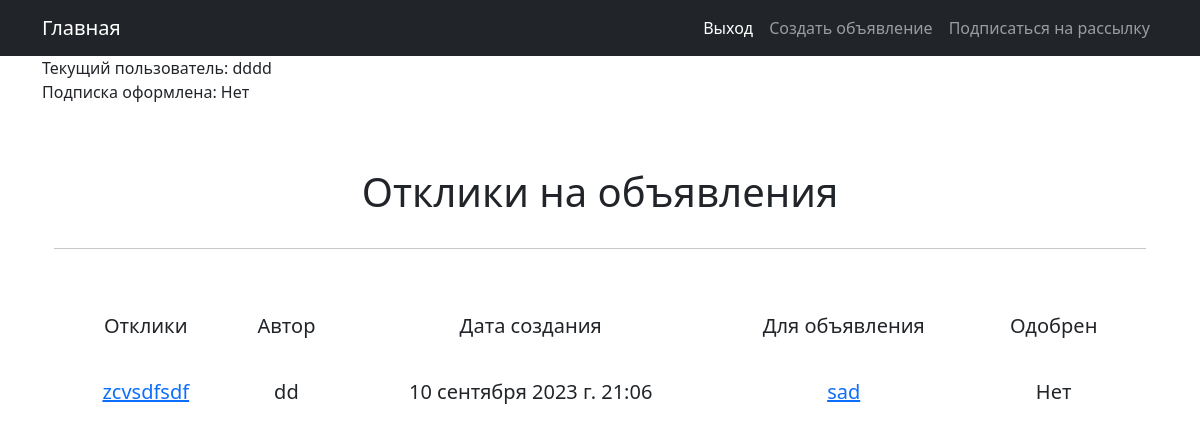
Screenshot of /private/ (signed in) with the database file from the repository.
### desk/models.py (models this page shows, shortened)
class Author(models.Model):
    name = models.OneToOneField(
        User,
        on_delete=models.CASCADE,
        verbose_name='Автор'
    )
    is_subscriber = models.BooleanField(
        verbose_name='Подписчик',
        default=False
    )
    class Meta:
        verbose_name = 'Автор'
        verbose_name_plural = 'Авторы'
    def __str__(self):
        return f'{self.name.username}'

class Reply(models.Model):
    author = models.ForeignKey(
        'Author',
        on_delete=models.CASCADE,
        verbose_name='Автор'
    )
    post = models.ForeignKey(
        'Post',
        on_delete=models.CASCADE,
        verbose_name='Объявление'
    )
    content = models.TextField(verbose_name='Отклик')
    created = models.DateTimeField(auto_now_add=True)
    approved = models.BooleanField(default=False)
    class Meta:
        verbose_name = 'Отклик'
        verbose_name_plural = 'Отклики'

class Post(models.Model):
    author = models.ForeignKey(
        'Author',
        on_delete=models.CASCADE,
        verbose_name='Автор'
    )
    title = models.CharField(
        max_length=128,
        verbose_name='Заголовок'
    )
    content = models.TextField(
        verbose_name='Объявление'
    )
    category = models.ForeignKey(
        'Category',
        on_delete=models.PROTECT,
        verbose_name='Категория'
    )
    created = models.DateTimeField(auto_now_add=True)
    image = models.ImageField(null=True, blank=True)
    video = models.FileField(upload_to='video/', null=True, blank=True)
    class Meta:
        verbose_name = 'Объявление'
        verbose_name_plural = 'Объявления'
    def __str__(self):
        return f'{self.title}'

### desk/views.py (the view)
# urls.py: path('private/', PrivateOfficeView.as_view(), name='private_office'),
class PrivateOfficeView(LoginRequiredMixin, ListView):
    model = Reply
    template_name = 'desk/private_office.html'
    context_object_name = 'replies'
    def get_queryset(self):
        author, status = Author.objects.get_or_create(name=self.request.user)
        queryset = Reply.objects.filter(post__author=author).order_by('-created')
        return queryset
    def get_context_data(self, *, object_list=None, **kwargs):
        context = super().get_context_data()
        context['current_user'] = Author.objects.get(name=self.request.user)
        return context

### desk/templates/desk/private_office.html (shortened to what this page needs)
{% extends 'desk/base.html' %}
{% load cache %}
{% block nav %}
    <nav class="navbar navbar-expand-lg navbar-dark bg-dark">
        <div class="container">
            <a class="navbar-brand" href="{% url 'desk:index' %}">Главная</a>
            <div class="collapse navbar-collapse" id="navbarSupportedContent">
                <ul class="navbar-nav ms-auto mb-2 mb-lg-0">
                    {% if user.is_authenticated %}
                    <a class="nav-link active" href="{% url 'desk:logout' %}">Выход</a>
                    <li class="nav-item"><a class="nav-link" aria-current="page" href="{% url 'desk:post_create'%}">Создать объявление</a></li>
                    {% endif %}
                    {% if not current_user.is_subscriber %}
                    <li class="nav-item"><a class="nav-link" href="{% url 'desk:subscribe' %}">Подписаться на рассылку</a></li>
                    {% else%}
                    <li class="nav-item"><a class="nav-link" href="{% url 'desk:unsubscribe' %}">Отписаться от рассылки</a></li>
                    {% endif %}
                </ul>
            </div>
        </div>
    </nav>
    <div class="container">Текущий пользователь: {{user.username}}</div>
    <div class="container">Подписка оформлена: {{current_user.is_subscriber|yesno:"Да, Нет, -"}}</div>
{% endblock nav %}
{% block content %}
    <div class="container text-center mt-5">
        <h1 class="p-sm-3">Отклики на объявления</h1>
        <hr>
        <div class="container text-center mt-5">
        <table class="container">
            <tr>
                <td><h5 class="p-sm-3">Отклики</h5></td>
                <td><h5 class="p-sm-3">Автор</h5></td>
                <td><h5 class="p-sm-3">Дата создания</h5></td>
                <td><h5 class="p-sm-3">Для объявления</h5></td>
                <td><h5 class="p-sm-3">Одобрен</h5></td>
            </tr>
            {% for item in replies %}
            <tr>
                <td><h5 class="p-sm-3"><a href="{% url 'desk:reply_detail' item.id %}">{{item.content|truncatewords:4}}</a></h5></td>
                <td><h5 class="p-sm-3">{{item.author}}</h5></td>
                <td><h5 class="p-sm-3">{{item.created}}</h5></td>
                <td><h5 class="p-sm-3"><a href="{% url 'desk:sorted_by_post' post_id=item.post.id %}">{{item.post}}</a></h5></td>
                <td><h5 class="p-sm-3">{{item.approved|yesno:"Да, Нет, -"}}</h5></td>
            </tr>
            {% endfor %}
        </table>
        </div>
    </div>
{% endblock content %}

### rows the page displays
Author: is_subscriber "Нет"
Reply: content "zcvsdfsdf", author "dd", created "10 сентября 2023 г. 21:06", post "sad", approved "Нет"

### other values shown
{{ user.username }} "dddd"
